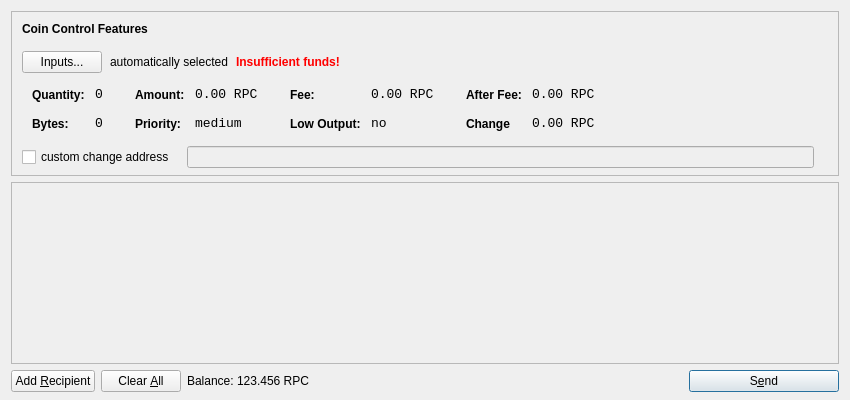
<?xml version="1.0" encoding="UTF-8"?>
<ui version="4.0">
 <class>SendCoinsDialog</class>
 <widget class="QDialog" name="SendCoinsDialog">
  <property name="geometry">
   <rect>
    <x>0</x>
    <y>0</y>
    <width>850</width>
    <height>400</height>
   </rect>
  </property>
  <property name="windowTitle">
   <string>Send Coins</string>
  </property>
  <layout class="QVBoxLayout" name="verticalLayout" stretch="0,1,0">
   <property name="bottomMargin">
    <number>8</number>
   </property>
   <item>
    <widget class="QFrame" name="frameCoinControl">
     <property name="sizePolicy">
      <sizepolicy hsizetype="Expanding" vsizetype="Expanding">
       <horstretch>0</horstretch>
       <verstretch>0</verstretch>
      </sizepolicy>
     </property>
     <property name="maximumSize">
      <size>
       <width>16777215</width>
       <height>16777215</height>
      </size>
     </property>
     <property name="frameShape">
      <enum>QFrame::StyledPanel</enum>
     </property>
     <property name="frameShadow">
      <enum>QFrame::Sunken</enum>
     </property>
     <layout class="QVBoxLayout" name="verticalLayoutCoinControl2">
      <property name="spacing">
       <number>-1</number>
      </property>
      <property name="leftMargin">
       <number>0</number>
      </property>
      <property name="topMargin">
       <number>0</number>
      </property>
      <property name="rightMargin">
       <number>0</number>
      </property>
      <property name="bottomMargin">
       <number>6</number>
      </property>
      <item>
       <layout class="QVBoxLayout" name="verticalLayoutCoinControl" stretch="0,0,0,0,1">
        <property name="spacing">
         <number>0</number>
        </property>
        <property name="leftMargin">
         <number>10</number>
        </property>
        <property name="topMargin">
         <number>10</number>
        </property>
        <item>
         <layout class="QHBoxLayout" name="horizontalLayoutCoinControl1">
          <property name="bottomMargin">
           <number>15</number>
          </property>
          <item>
           <widget class="QLabel" name="labelCoinControlFeatures">
            <property name="sizePolicy">
             <sizepolicy hsizetype="Preferred" vsizetype="Maximum">
              <horstretch>0</horstretch>
              <verstretch>0</verstretch>
             </sizepolicy>
            </property>
            <property name="font">
             <font>
              <weight>75</weight>
              <bold>true</bold>
             </font>
            </property>
            <property name="styleSheet">
             <string notr="true">font-weight:bold;</string>
            </property>
            <property name="text">
             <string>Coin Control Features</string>
            </property>
           </widget>
          </item>
         </layout>
        </item>
        <item>
         <layout class="QHBoxLayout" name="horizontalLayoutCoinControl2" stretch="0,0,0,0">
          <property name="spacing">
           <number>8</number>
          </property>
          <property name="bottomMargin">
           <number>10</number>
          </property>
          <item>
           <widget class="QPushButton" name="pushButtonCoinControl">
            <property name="styleSheet">
             <string notr="true"/>
            </property>
            <property name="text">
             <string>Inputs...</string>
            </property>
           </widget>
          </item>
          <item>
           <widget class="QLabel" name="labelCoinControlAutomaticallySelected">
            <property name="text">
             <string>automatically selected</string>
            </property>
            <property name="margin">
             <number>5</number>
            </property>
           </widget>
          </item>
          <item>
           <widget class="QLabel" name="labelCoinControlInsuffFunds">
            <property name="font">
             <font>
              <weight>75</weight>
              <bold>true</bold>
             </font>
            </property>
            <property name="styleSheet">
             <string notr="true">color:red;font-weight:bold;</string>
            </property>
            <property name="text">
             <string>Insufficient funds!</string>
            </property>
            <property name="margin">
             <number>5</number>
            </property>
           </widget>
          </item>
          <item>
           <spacer name="horizontalSpacerCoinControl">
            <property name="orientation">
             <enum>Qt::Horizontal</enum>
            </property>
            <property name="sizeHint" stdset="0">
             <size>
              <width>40</width>
              <height>1</height>
             </size>
            </property>
           </spacer>
          </item>
         </layout>
        </item>
        <item>
         <widget class="QWidget" name="widgetCoinControl" native="true">
          <property name="sizePolicy">
           <sizepolicy hsizetype="Preferred" vsizetype="Preferred">
            <horstretch>0</horstretch>
            <verstretch>0</verstretch>
           </sizepolicy>
          </property>
          <property name="minimumSize">
           <size>
            <width>0</width>
            <height>0</height>
           </size>
          </property>
          <property name="styleSheet">
           <string notr="true"/>
          </property>
          <layout class="QHBoxLayout" name="horizontalLayoutCoinControl5">
           <property name="margin">
            <number>0</number>
           </property>
           <item>
            <layout class="QHBoxLayout" name="horizontalLayoutCoinControl3" stretch="0,0,0,1">
             <property name="spacing">
              <number>20</number>
             </property>
             <property name="topMargin">
              <number>0</number>
             </property>
             <property name="bottomMargin">
              <number>10</number>
             </property>
             <item>
              <layout class="QFormLayout" name="formLayoutCoinControl1">
               <property name="horizontalSpacing">
                <number>10</number>
               </property>
               <property name="verticalSpacing">
                <number>14</number>
               </property>
               <property name="leftMargin">
                <number>10</number>
               </property>
               <property name="topMargin">
                <number>4</number>
               </property>
               <property name="rightMargin">
                <number>6</number>
               </property>
               <item row="0" column="0">
                <widget class="QLabel" name="labelCoinControlQuantityText">
                 <property name="styleSheet">
                  <string notr="true">font-weight:bold;</string>
                 </property>
                 <property name="text">
                  <string>Quantity:</string>
                 </property>
                 <property name="margin">
                  <number>0</number>
                 </property>
                </widget>
               </item>
               <item row="0" column="1">
                <widget class="QLabel" name="labelCoinControlQuantity">
                 <property name="font">
                  <font>
                   <family>Monospace</family>
                   <pointsize>10</pointsize>
                  </font>
                 </property>
                 <property name="cursor">
                  <cursorShape>IBeamCursor</cursorShape>
                 </property>
                 <property name="contextMenuPolicy">
                  <enum>Qt::ActionsContextMenu</enum>
                 </property>
                 <property name="text">
                  <string>0</string>
                 </property>
                 <property name="margin">
                  <number>0</number>
                 </property>
                 <property name="textInteractionFlags">
                  <set>Qt::LinksAccessibleByMouse|Qt::TextSelectableByKeyboard|Qt::TextSelectableByMouse</set>
                 </property>
                </widget>
               </item>
               <item row="1" column="0">
                <widget class="QLabel" name="labelCoinControlBytesText">
                 <property name="styleSheet">
                  <string notr="true">font-weight:bold;</string>
                 </property>
                 <property name="text">
                  <string>Bytes:</string>
                 </property>
                </widget>
               </item>
               <item row="1" column="1">
                <widget class="QLabel" name="labelCoinControlBytes">
                 <property name="font">
                  <font>
                   <family>Monospace</family>
                   <pointsize>10</pointsize>
                  </font>
                 </property>
                 <property name="cursor">
                  <cursorShape>IBeamCursor</cursorShape>
                 </property>
                 <property name="contextMenuPolicy">
                  <enum>Qt::ActionsContextMenu</enum>
                 </property>
                 <property name="text">
                  <string>0</string>
                 </property>
                 <property name="textInteractionFlags">
                  <set>Qt::LinksAccessibleByMouse|Qt::TextSelectableByKeyboard|Qt::TextSelectableByMouse</set>
                 </property>
                </widget>
               </item>
              </layout>
             </item>
             <item>
              <layout class="QFormLayout" name="formLayoutCoinControl2">
               <property name="horizontalSpacing">
                <number>10</number>
               </property>
               <property name="verticalSpacing">
                <number>14</number>
               </property>
               <property name="leftMargin">
                <number>6</number>
               </property>
               <property name="topMargin">
                <number>4</number>
               </property>
               <property name="rightMargin">
                <number>6</number>
               </property>
               <item row="0" column="0">
                <widget class="QLabel" name="labelCoinControlAmountText">
                 <property name="styleSheet">
                  <string notr="true">font-weight:bold;</string>
                 </property>
                 <property name="text">
                  <string>Amount:</string>
                 </property>
                 <property name="margin">
                  <number>0</number>
                 </property>
                </widget>
               </item>
               <item row="0" column="1">
                <widget class="QLabel" name="labelCoinControlAmount">
                 <property name="font">
                  <font>
                   <family>Monospace</family>
                   <pointsize>10</pointsize>
                  </font>
                 </property>
                 <property name="cursor">
                  <cursorShape>IBeamCursor</cursorShape>
                 </property>
                 <property name="contextMenuPolicy">
                  <enum>Qt::ActionsContextMenu</enum>
                 </property>
                 <property name="text">
                  <string>0.00 RPC</string>
                 </property>
                 <property name="textInteractionFlags">
                  <set>Qt::LinksAccessibleByMouse|Qt::TextSelectableByKeyboard|Qt::TextSelectableByMouse</set>
                 </property>
                </widget>
               </item>
               <item row="1" column="0">
                <widget class="QLabel" name="labelCoinControlPriorityText">
                 <property name="styleSheet">
                  <string notr="true">font-weight:bold;</string>
                 </property>
                 <property name="text">
                  <string>Priority:</string>
                 </property>
                </widget>
               </item>
               <item row="1" column="1">
                <widget class="QLabel" name="labelCoinControlPriority">
                 <property name="font">
                  <font>
                   <family>Monospace</family>
                   <pointsize>10</pointsize>
                  </font>
                 </property>
                 <property name="cursor">
                  <cursorShape>IBeamCursor</cursorShape>
                 </property>
                 <property name="contextMenuPolicy">
                  <enum>Qt::ActionsContextMenu</enum>
                 </property>
                 <property name="text">
                  <string>medium</string>
                 </property>
                 <property name="textInteractionFlags">
                  <set>Qt::LinksAccessibleByMouse|Qt::TextSelectableByKeyboard|Qt::TextSelectableByMouse</set>
                 </property>
                </widget>
               </item>
              </layout>
             </item>
             <item>
              <layout class="QFormLayout" name="formLayoutCoinControl3">
               <property name="horizontalSpacing">
                <number>10</number>
               </property>
               <property name="verticalSpacing">
                <number>14</number>
               </property>
               <property name="leftMargin">
                <number>6</number>
               </property>
               <property name="topMargin">
                <number>4</number>
               </property>
               <property name="rightMargin">
                <number>6</number>
               </property>
               <item row="0" column="0">
                <widget class="QLabel" name="labelCoinControlFeeText">
                 <property name="styleSheet">
                  <string notr="true">font-weight:bold;</string>
                 </property>
                 <property name="text">
                  <string>Fee:</string>
                 </property>
                 <property name="margin">
                  <number>0</number>
                 </property>
                </widget>
               </item>
               <item row="0" column="1">
                <widget class="QLabel" name="labelCoinControlFee">
                 <property name="font">
                  <font>
                   <family>Monospace</family>
                   <pointsize>10</pointsize>
                  </font>
                 </property>
                 <property name="cursor">
                  <cursorShape>IBeamCursor</cursorShape>
                 </property>
                 <property name="contextMenuPolicy">
                  <enum>Qt::ActionsContextMenu</enum>
                 </property>
                 <property name="text">
                  <string>0.00 RPC</string>
                 </property>
                 <property name="textInteractionFlags">
                  <set>Qt::LinksAccessibleByMouse|Qt::TextSelectableByKeyboard|Qt::TextSelectableByMouse</set>
                 </property>
                </widget>
               </item>
               <item row="1" column="0">
                <widget class="QLabel" name="labelCoinControlLowOutputText">
                 <property name="styleSheet">
                  <string notr="true">font-weight:bold;</string>
                 </property>
                 <property name="text">
                  <string>Low Output:</string>
                 </property>
                </widget>
               </item>
               <item row="1" column="1">
                <widget class="QLabel" name="labelCoinControlLowOutput">
                 <property name="font">
                  <font>
                   <family>Monospace</family>
                   <pointsize>10</pointsize>
                  </font>
                 </property>
                 <property name="cursor">
                  <cursorShape>IBeamCursor</cursorShape>
                 </property>
                 <property name="contextMenuPolicy">
                  <enum>Qt::ActionsContextMenu</enum>
                 </property>
                 <property name="text">
                  <string>no</string>
                 </property>
                 <property name="textInteractionFlags">
                  <set>Qt::LinksAccessibleByMouse|Qt::TextSelectableByKeyboard|Qt::TextSelectableByMouse</set>
                 </property>
                </widget>
               </item>
              </layout>
             </item>
             <item>
              <layout class="QFormLayout" name="formLayoutCoinControl4">
               <property name="horizontalSpacing">
                <number>10</number>
               </property>
               <property name="verticalSpacing">
                <number>14</number>
               </property>
               <property name="leftMargin">
                <number>6</number>
               </property>
               <property name="topMargin">
                <number>4</number>
               </property>
               <property name="rightMargin">
                <number>6</number>
               </property>
               <item row="0" column="0">
                <widget class="QLabel" name="labelCoinControlAfterFeeText">
                 <property name="styleSheet">
                  <string notr="true">font-weight:bold;</string>
                 </property>
                 <property name="text">
                  <string>After Fee:</string>
                 </property>
                 <property name="margin">
                  <number>0</number>
                 </property>
                </widget>
               </item>
               <item row="0" column="1">
                <widget class="QLabel" name="labelCoinControlAfterFee">
                 <property name="font">
                  <font>
                   <family>Monospace</family>
                   <pointsize>10</pointsize>
                  </font>
                 </property>
                 <property name="cursor">
                  <cursorShape>IBeamCursor</cursorShape>
                 </property>
                 <property name="contextMenuPolicy">
                  <enum>Qt::ActionsContextMenu</enum>
                 </property>
                 <property name="text">
                  <string>0.00 RPC</string>
                 </property>
                 <property name="textInteractionFlags">
                  <set>Qt::LinksAccessibleByMouse|Qt::TextSelectableByKeyboard|Qt::TextSelectableByMouse</set>
                 </property>
                </widget>
               </item>
               <item row="1" column="0">
                <widget class="QLabel" name="labelCoinControlChangeText">
                 <property name="styleSheet">
                  <string notr="true">font-weight:bold;</string>
                 </property>
                 <property name="text">
                  <string>Change</string>
                 </property>
                </widget>
               </item>
               <item row="1" column="1">
                <widget class="QLabel" name="labelCoinControlChange">
                 <property name="font">
                  <font>
                   <family>Monospace</family>
                   <pointsize>10</pointsize>
                  </font>
                 </property>
                 <property name="cursor">
                  <cursorShape>IBeamCursor</cursorShape>
                 </property>
                 <property name="contextMenuPolicy">
                  <enum>Qt::ActionsContextMenu</enum>
                 </property>
                 <property name="text">
                  <string>0.00 RPC</string>
                 </property>
                 <property name="textInteractionFlags">
                  <set>Qt::LinksAccessibleByMouse|Qt::TextSelectableByKeyboard|Qt::TextSelectableByMouse</set>
                 </property>
                </widget>
               </item>
              </layout>
             </item>
            </layout>
           </item>
          </layout>
         </widget>
        </item>
        <item>
         <layout class="QHBoxLayout" name="horizontalLayoutCoinControl4" stretch="0,0,0">
          <property name="spacing">
           <number>12</number>
          </property>
          <property name="sizeConstraint">
           <enum>QLayout::SetDefaultConstraint</enum>
          </property>
          <property name="topMargin">
           <number>5</number>
          </property>
          <property name="rightMargin">
           <number>5</number>
          </property>
          <item>
           <widget class="QCheckBox" name="checkBoxCoinControlChange">
            <property name="text">
             <string>custom change address</string>
            </property>
           </widget>
          </item>
          <item>
           <widget class="QLineEdit" name="lineEditCoinControlChange">
            <property name="enabled">
             <bool>false</bool>
            </property>
            <property name="sizePolicy">
             <sizepolicy hsizetype="Expanding" vsizetype="Fixed">
              <horstretch>0</horstretch>
              <verstretch>0</verstretch>
             </sizepolicy>
            </property>
           </widget>
          </item>
          <item>
           <widget class="QLabel" name="labelCoinControlChangeLabel">
            <property name="sizePolicy">
             <sizepolicy hsizetype="Preferred" vsizetype="Expanding">
              <horstretch>0</horstretch>
              <verstretch>0</verstretch>
             </sizepolicy>
            </property>
            <property name="minimumSize">
             <size>
              <width>0</width>
              <height>0</height>
             </size>
            </property>
            <property name="text">
             <string/>
            </property>
            <property name="margin">
             <number>3</number>
            </property>
           </widget>
          </item>
         </layout>
        </item>
        <item>
         <spacer name="verticalSpacerCoinControl">
          <property name="orientation">
           <enum>Qt::Vertical</enum>
          </property>
          <property name="sizeHint" stdset="0">
           <size>
            <width>800</width>
            <height>1</height>
           </size>
          </property>
         </spacer>
        </item>
       </layout>
      </item>
     </layout>
    </widget>
   </item>
   <item>
    <widget class="QScrollArea" name="scrollArea">
     <property name="widgetResizable">
      <bool>true</bool>
     </property>
     <widget class="QWidget" name="scrollAreaWidgetContents">
      <property name="geometry">
       <rect>
        <x>0</x>
        <y>0</y>
        <width>830</width>
        <height>165</height>
       </rect>
      </property>
      <layout class="QVBoxLayout" name="verticalLayout_2">
       <property name="margin">
        <number>0</number>
       </property>
       <item>
        <layout class="QVBoxLayout" name="entries">
         <property name="spacing">
          <number>6</number>
         </property>
        </layout>
       </item>
       <item>
        <spacer name="verticalSpacer">
         <property name="orientation">
          <enum>Qt::Vertical</enum>
         </property>
         <property name="sizeHint" stdset="0">
          <size>
           <width>20</width>
           <height>40</height>
          </size>
         </property>
        </spacer>
       </item>
      </layout>
     </widget>
    </widget>
   </item>
   <item>
    <layout class="QHBoxLayout" name="horizontalLayout">
     <item>
      <widget class="QPushButton" name="addButton">
       <property name="toolTip">
        <string>Send to multiple recipients at once</string>
       </property>
       <property name="text">
        <string>Add &amp;Recipient</string>
       </property>
       <property name="icon">
        <iconset resource="../bitcoin.qrc">
         <normaloff>:/icons/add</normaloff>:/icons/add</iconset>
       </property>
       <property name="autoDefault">
        <bool>false</bool>
       </property>
      </widget>
     </item>
     <item>
      <widget class="QPushButton" name="clearButton">
       <property name="sizePolicy">
        <sizepolicy hsizetype="Minimum" vsizetype="Fixed">
         <horstretch>0</horstretch>
         <verstretch>0</verstretch>
        </sizepolicy>
       </property>
       <property name="toolTip">
        <string>Remove all transaction fields</string>
       </property>
       <property name="text">
        <string>Clear &amp;All</string>
       </property>
       <property name="icon">
        <iconset resource="../bitcoin.qrc">
         <normaloff>:/icons/remove</normaloff>:/icons/remove</iconset>
       </property>
       <property name="autoRepeatDelay">
        <number>300</number>
       </property>
       <property name="autoDefault">
        <bool>false</bool>
       </property>
      </widget>
     </item>
     <item>
      <layout class="QHBoxLayout" name="horizontalLayout_2">
       <property name="spacing">
        <number>3</number>
       </property>
       <item>
        <widget class="QLabel" name="label">
         <property name="sizePolicy">
          <sizepolicy hsizetype="Preferred" vsizetype="Fixed">
           <horstretch>0</horstretch>
           <verstretch>0</verstretch>
          </sizepolicy>
         </property>
         <property name="text">
          <string>Balance:</string>
         </property>
        </widget>
       </item>
       <item>
        <widget class="QLabel" name="labelBalance">
         <property name="sizePolicy">
          <sizepolicy hsizetype="Preferred" vsizetype="Fixed">
           <horstretch>0</horstretch>
           <verstretch>0</verstretch>
          </sizepolicy>
         </property>
         <property name="cursor">
          <cursorShape>IBeamCursor</cursorShape>
         </property>
         <property name="text">
          <string>123.456 RPC</string>
         </property>
         <property name="textInteractionFlags">
          <set>Qt::LinksAccessibleByMouse|Qt::TextSelectableByKeyboard|Qt::TextSelectableByMouse</set>
         </property>
        </widget>
       </item>
      </layout>
     </item>
     <item>
      <spacer name="horizontalSpacer">
       <property name="orientation">
        <enum>Qt::Horizontal</enum>
       </property>
       <property name="sizeHint" stdset="0">
        <size>
         <width>40</width>
         <height>20</height>
        </size>
       </property>
      </spacer>
     </item>
     <item>
      <widget class="QPushButton" name="sendButton">
       <property name="minimumSize">
        <size>
         <width>150</width>
         <height>0</height>
        </size>
       </property>
       <property name="toolTip">
        <string>Confirm the send action</string>
       </property>
       <property name="text">
        <string>S&amp;end</string>
       </property>
       <property name="icon">
        <iconset resource="../bitcoin.qrc">
         <normaloff>:/icons/send</normaloff>:/icons/send</iconset>
       </property>
       <property name="default">
        <bool>true</bool>
       </property>
      </widget>
     </item>
    </layout>
   </item>
  </layout>
 </widget>
 <resources>
  <include location="../bitcoin.qrc"/>
 </resources>
 <connections/>
</ui>
